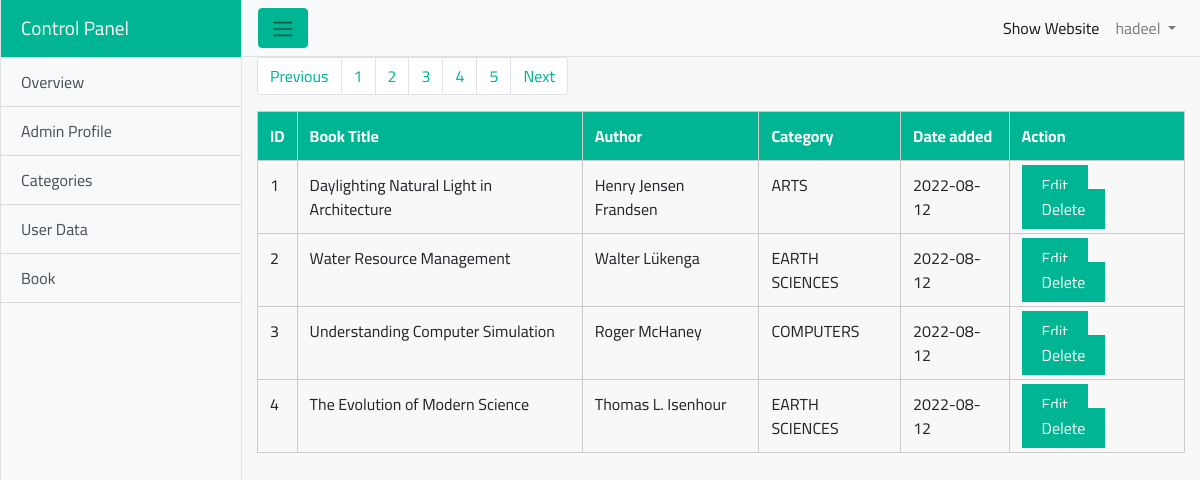
The app's page /dashboard/books.php (signed in) with its own data.
### tables this page shows
CREATE TABLE `books` (
  `id` int(100) NOT NULL,
  `bookTitle` varchar(200) NOT NULL,
  `authorName` varchar(200) NOT NULL,
  `bookCat` varchar(100) NOT NULL,
  `bookCover` varchar(200) NOT NULL,
  `book` varchar(200) NOT NULL,
  `bookContent` varchar(1000) NOT NULL,
  `bookDate` date NOT NULL DEFAULT current_timestamp()
);

### dashboard/books.php (the view, shortened to what this page needs)
<?php
include 'include/connection.php';
include 'include/header.php';
if (!isset($_SESSION['adminInfo'])) {
    header('Location:index.php');
} else {
?>
    <div class="container-fluid">
        <div class="show-books">
            <table class="table">
                <thead class="thead-dark">
                    <tr>
                        <th scope="col">ID</th>
                        <th scope="col">Book Title</th>
                        <th scope="col">Author</th>
                        <th scope="col">Category</th>
                        <th scope="col">Date added </th>
                        <th scope="col">Action</th>
                    </tr>
                </thead>
                <tbody>
                    <?php
                    if (isset($_GET['page'])) {
                        $page = $_GET['page'];
                    } else {
                        $page = 1;
                    }
                    $limit = 4;
                    $start = ($page - 1) * $limit;
                    $query = "SELECT * FROM books ORDER BY id DESC LIMIT $start, $limit";
                    $res = mysqli_query($con, $query);
                    $sNo = 0;
                    while ($row = mysqli_fetch_assoc($res)) {
                        $sNo++;
                    ?>
                        <tr>
                            <td><?php echo $sNo; ?></td>
                            <td><?php echo $row['bookTitle']; ?></td>
                            <td><?php echo $row['authorName']; ?></td>
                            <td><?php echo $row['bookCat']; ?></td>
                            <td><?php echo $row['bookDate']; ?></td>
                            <td>
                                <a href="edit-book.php?id=<?php echo $row['id']; ?>" class="custom-btn">Edit</a>
                                <a href="books.php?id=<?php echo $row['id']; ?>" class="custom-btn confirm">Delete</a>
                            </td>
                        </tr>
                    <?php
                    }
                    ?>
							  <?php
        $query = "SELECT * FROM books";
        $result = mysqli_query($con, $query);
        $total_cat = mysqli_num_rows($result);
        $total_pages = ceil($total_cat / $limit);
        ?>
  <nav aria-label="Page navigation example">
          <ul class="pagination">
            <li class="page-item"><a class="page-link" href="books.php?page=<?php if (($page - 1) > 0) {
                                                                                    echo  $page - 1;
                                                                                  } else {
                                                                                    echo 1;
                                                                                  }
                                                                                  ?>">Previous</a></li>
            <?php
            for ($i = 1; $i <= $total_pages; $i++) {
            ?>
              <li class="page-item"><a class="page-link" href="books.php?page=<?php echo $i; ?>"><?php echo $i; ?></a></li>
            <?php
            }
            ?>
            <li class="page-item"><a class="page-link" href="books.php?page=<?php
                                                                                  if (($page + 1) < $total_pages) {
                                                                                    echo $page + 1;
                                                                                  } elseif (($page + 1) >= $total_pages) {
                                                                                    echo $total_pages;
                                                                                  }
                                                                                  ?>">Next</a></li>
          </ul>
		   </nav>
                </tbody>
            </table>
        </div>
    </div>
    </div>
    <?php
    include 'include/footer.php';
    ?>
<?php
}
?>

### dashboard/include/header.php (shortened to what this page needs)
<!DOCTYPE html>
<html lang="en">
<head>
  <link rel="stylesheet" href="css/bootstrap.min.css">
  <link rel="stylesheet" href="css/custom.css">
</head>
<body>
  <div class="d-flex" id="wrapper">
    <div class="bg-light border-right" id="sidebar-wrapper">
      <div class="sidebar-heading">Control Panel</div>
      <div class="list-group list-group-flush">
        <a href="dashboard.php" class="list-group-item list-group-item-action bg-light">Overview</a>
        <a href="profile.php" class="list-group-item list-group-item-action bg-light">Admin Profile</a>
        <a href="categories.php" class="list-group-item list-group-item-action bg-light">Categories</a>
	      <a href="user.php" class="list-group-item list-group-item-action bg-light">User Data</a>
        <a href="#" class="list-group-item list-group-item-action bg-light" data-toggle="collapse" data-target="#menu">Book</a>
      </div>
    </div>
    <div id="page-content-wrapper">
      <nav class="navbar navbar-expand-lg navbar-light bg-light border-bottom">
        <button class="btn btn-primary" id="menu-toggle"><span class="navbar-toggler-icon"></span></button>
        <div class="collapse navbar-collapse" id="navbarSupportedContent">
          <ul class="navbar-nav ml-auto mt-2 mt-lg-0">
            <li class="nav-item active">
              <a class="nav-link" href="../index.php" target="_blank">Show Website<span class="sr-only">(current)</span></a>
            </li>
            <li class="nav-item dropdown">
              <a class="nav-link dropdown-toggle" href="#" id="navbarDropdown" role="button" data-toggle="dropdown" aria-haspopup="true" aria-expanded="false">
                <?php
                $query = "SELECT adminName FROM admin";
                $result = mysqli_query($con, $query);
                $row = mysqli_fetch_assoc($result);
                echo $row['adminName'];
                ?>
              </a>
            </li>
          </ul>
        </div>
      </nav>

### dashboard/css/custom.css (style rules this page uses)
:root { --light-green: #00b593; }
.custom-btn { padding: 5px 20px; background: var(--light-green); color: #f8f8f8; border: none; }
body { overflow-x: hidden; font-family: janna lt; font-family: "Cairo", sans-serif; }
#sidebar-wrapper { min-height: 100vh; margin-left: -15rem; -webkit-transition: margin 0.25s ease-out; -moz-transition: margin 0.25s ease-out; -o-transition: margin 0.25s ease-out; transition: margin 0.25s ease-out; }
.border-right { border-left: 1px solid #dee2e6 !important; }
#sidebar-wrapper .sidebar-heading { padding: 0.875rem 1.25rem; font-size: 1.2rem; background: var(--light-green); color: #f8f8f8; }
#sidebar-wrapper .list-group { width: 15rem; }
#page-content-wrapper { min-width: 100vw; }
#page-content-wrapper .btn-primary { background-color: var(--light-green) !important; border-color: var(--light-green); }
@media (min-width: 768px) { #sidebar-wrapper { margin-left: 0; } }
@media (min-width: 768px) { #page-content-wrapper { min-width: 0; width: 100%; background: #f8f8f8; } }
.table .thead-dark th { color: #fff; background-color: var(--light-green); border: 1px solid #ccc; }
.table td, .table tr { border: 1px solid #ccc; }
a.page-link { color: var(--light-green); }

### records on screen
books: bookTitle "Daylighting Natural Light in Architecture", authorName "Henry Jensen Frandsen", bookCat "ARTS", bookDate "2022-08-12"
books: bookTitle "Water Resource Management", authorName "Walter Lükenga", bookCat "EARTH SCIENCES", bookDate "2022-08-12"
books: bookTitle "Understanding Computer Simulation", authorName "Roger McHaney", bookCat "COMPUTERS", bookDate "2022-08-12"
books: bookTitle "The Evolution of Modern Science", authorName "Thomas L. Isenhour", bookCat "EARTH SCIENCES", bookDate "2022-08-12"

### other values on screen
$row['adminName'] "hadeel"
